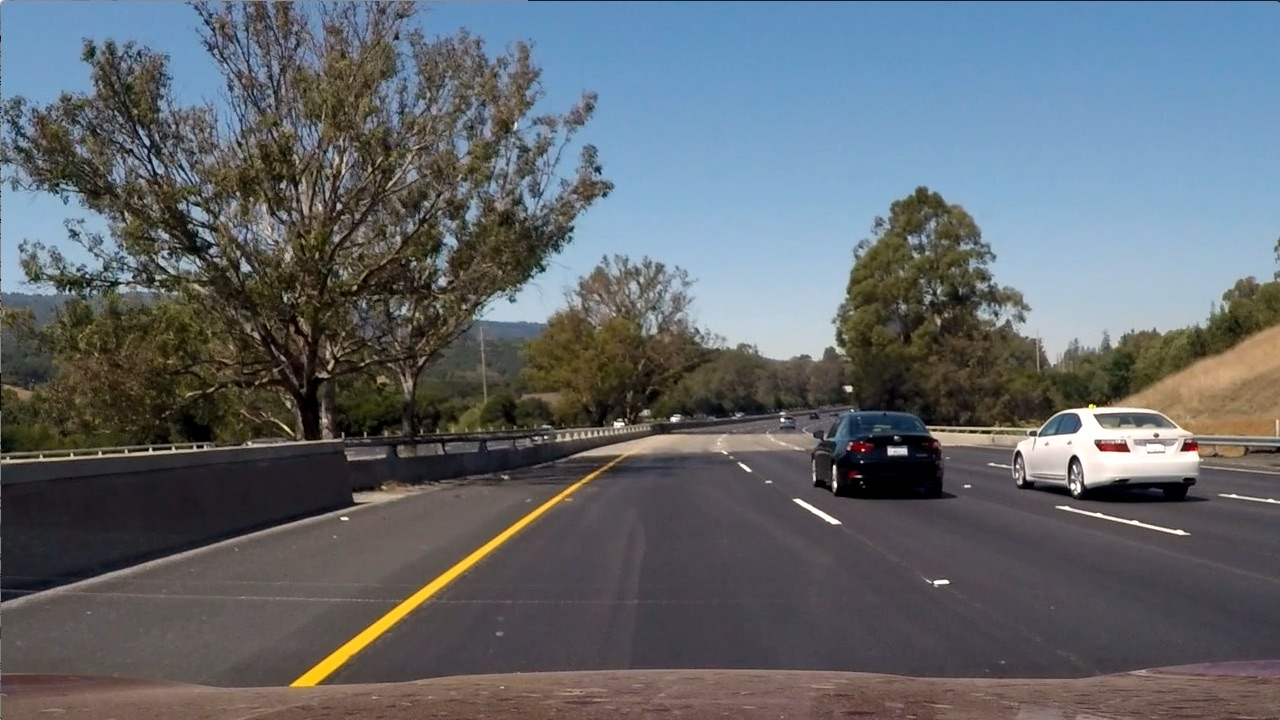
#> input picture test6.jpg, 1280 x 720 px
$ jupyter execute --allow-errors hls.ipynb   (shell and % lines are left out)   (older library calls are emulated)
#> lines starting #> are read from the running program, lines starting #| are printed output that depends on the picture; after the words box and inside, x2 and y2 are one past the last pixel; in counts of white or black regions, pixels touching at a corner belong together
If you read in an image using matplotlib.image.imread() you will get an RGB image, but if you read it in using OpenCV cv2.imread() this will give you a BGR image.

hls = cv2.cvtColor(im, cv2.COLOR_RGB2HLS)

[cell 1]
import numpy as np
import cv2
import matplotlib.pyplot as plt
import matplotlib.image as mpimg

[cell 2]
image = mpimg.imread('test6.jpg')
#> image is the input picture: shape (720, 1280, 3); mean R, G, B 97, 102.6, 107.9
thresh = (180, 255)
gray = cv2.cvtColor(image, cv2.COLOR_RGB2GRAY)
binary = np.zeros_like(gray)
binary[(gray > thresh[0]) & (gray <= thresh[1])] = 1

[cell 3]
f, (ax1, ax2) = plt.subplots(1, 2, figsize=(24, 9))
f.tight_layout()
ax1.imshow(image)
ax1.set_title('Original Image', fontsize=50)
ax2.imshow(binary, cmap='gray')
ax2.set_title('Thresholded Gradient', fontsize=50)
#> (the rest of this cell did not finish here and is left out)

[cell 4]
# Splitting RGB Channels
R = image[:,:,0]
G = image[:,:,1]
B = image[:,:,2]
thresh = (180, 255)
#gray_ = cv2.cvtColor(image, cv2.COLOR_RGB2GRAY)
binary_R = np.zeros_like(R)
binary_R[(R > thresh[0]) & (R <= thresh[1])] = 1

binary_G = np.zeros_like(G)
binary_G[(G > thresh[0]) & (G <= thresh[1])] = 1

binary_B = np.zeros_like(B)
binary_B[(B > thresh[0]) & (B <= thresh[1])] = 1

f, (ax1, ax2, ax3) = plt.subplots(1, 3, figsize=(24, 9))
f.tight_layout()
ax1.imshow(binary_R, cmap='gray')
ax1.set_title('R', fontsize=50)
ax2.imshow(binary_G, cmap='gray')
ax2.set_title('G', fontsize=50)
ax3.imshow(binary_B, cmap='gray')
ax3.set_title('B', fontsize=50)
#plt.subplots_adjust(left=0., right=1, top=0.9, bottom=0.)

[cell 5]
'''
# Splitting HSV Channels
HSV = cv2.cvtColor(image, cv2.COLOR_RGB2HSV)

H = HSV[:,:,0]
S = HSV[:,:,1]
V = HSV[:,:,2]
thresh = (100, 255)
#gray_ = cv2.cvtColor(image, cv2.COLOR_RGB2GRAY)
binary_H = np.zeros_like(H)
binary_H[(H > thresh[0]) & (H <= thresh[1])] = 1

binary_S = np.zeros_like(S)
binary_S[(S > thresh[0]) & (S <= thresh[1])] = 1

binary_V = np.zeros_like(V)
binary_V[(V > thresh[0]) & (V <= thresh[1])] = 1

f, (ax1, ax2, ax3) = plt.subplots(1, 3, figsize=(24, 9))
f.tight_layout()
ax1.imshow(binary_H, cmap='gray')
ax1.set_title('H', fontsize=50)
ax2.imshow(binary_S, cmap='gray')
ax2.set_title('S', fontsize=50)
ax3.imshow(binary_V, cmap='gray')
ax3.set_title('V', fontsize=50)
#plt.subplots_adjust(left=0., right=1, top=0.9, bottom=0.)

'''

[cell 6]
# Splitting HSV Channels
HLS = cv2.cvtColor(image, cv2.COLOR_RGB2HLS)
#> HLS: shape (720, 1280, 3); mean of channels 0, 1, 2 76.7, 102.2, 57.5

H = HLS[:,:,0]
L = HLS[:,:,1]
S = HLS[:,:,2]
thresh = (100, 255)
#gray_ = cv2.cvtColor(image, cv2.COLOR_RGB2GRAY)
binary_H = np.zeros_like(H)
binary_H[(H > thresh[0]) & (H <= thresh[1])] = 1

binary_L = np.zeros_like(L)
binary_L[(L > thresh[0]) & (L <= thresh[1])] = 1

binary_S = np.zeros_like(S)
binary_S[(S > thresh[0]) & (S <= thresh[1])] = 1

f, (ax1, ax2, ax3) = plt.subplots(1, 3, figsize=(24, 9))
f.tight_layout()
ax1.imshow(binary_H, cmap='gray')
ax1.set_title('H', fontsize=50)
ax2.imshow(binary_L, cmap='gray')
ax2.set_title('L', fontsize=50)
ax3.imshow(binary_S, cmap='gray')
ax3.set_title('S', fontsize=50)
#plt.subplots_adjust(left=0., right=1, top=0.9, bottom=0.)

[cell 7]
# Read in an image and grayscale it

## return sobel threshold
def abs_sobel_thresh(img, orient, sobel_kernel, thresh):
    # Convert to grayscale
    gray = cv2.cvtColor(img, cv2.COLOR_RGB2GRAY)
    # Apply x or y gradient with the OpenCV Sobel() function
    # and take the absolute value
    if orient == 'x':
        abs_sobel = np.absolute(cv2.Sobel(gray, cv2.CV_64F, 1, 0, ksize=sobel_kernel))
    if orient == 'y':
        abs_sobel = np.absolute(cv2.Sobel(gray, cv2.CV_64F, 0, 1, ksize=sobel_kernel))
    # Rescale back to 8 bit integer
    scaled_sobel = np.uint8(255*abs_sobel/np.max(abs_sobel))
    # Create a copy and apply the threshold
    binary_output = np.zeros_like(scaled_sobel)
    # Here I'm using inclusive (>=, <=) thresholds, but exclusive is ok too
    binary_output[(scaled_sobel >= thresh[0]) & (scaled_sobel <= thresh[1])] = 1
    #binary_output[(scaled_sobel >= thresh_min) & (scaled_sobel <= thresh_max)] = 1

    # Return the result
    return binary_output

## return mag_direction

def mag_thresh(img, sobel_kernel, mag_thresh):
    # Convert to grayscale
    gray = cv2.cvtColor(img, cv2.COLOR_RGB2GRAY)
    # Take both Sobel x and y gradients
    sobelx = cv2.Sobel(gray, cv2.CV_64F, 1, 0, ksize=sobel_kernel)
    sobely = cv2.Sobel(gray, cv2.CV_64F, 0, 1, ksize=sobel_kernel)
    # Calculate the gradient magnitude
    gradmag = np.sqrt(sobelx**2 + sobely**2)
    # Rescale to 8 bit
    scale_factor = np.max(gradmag)/255
    gradmag = (gradmag/scale_factor).astype(np.uint8)
    # Create a binary image of ones where threshold is met, zeros otherwise
    binary_output = np.zeros_like(gradmag)
    binary_output[(gradmag >= mag_thresh[0]) & (gradmag <= mag_thresh[1])] = 1

    # Return the binary image
    return binary_output

## return the gradient

def dir_threshold(img, sobel_kernel, thresh=(0, np.pi/2)):
    # Apply the following steps to img
    # 1) Convert to grayscale
    gray = cv2.cvtColor(img, cv2.COLOR_RGB2GRAY)
    # 2) Take the gradient in x and y separately
    sobelx = cv2.Sobel(gray, cv2.CV_64F, 1, 0, ksize=sobel_kernel)
    sobely = cv2.Sobel(gray, cv2.CV_64F, 0, 1, ksize=sobel_kernel)
    # 3) Take the absolute value of the x and y gradients
    abs_sobelx=np.absolute(sobelx)
    abs_sobely=np.absolute(sobely)
    # 4) Use np.arctan2(abs_sobely, abs_sobelx) to calculate the direction of the gradient
    dir_grad = np.arctan2(abs_sobely, abs_sobelx)
    # 5) Create a binary mask where direction thresholds are met
    binary_output = np.zeros_like(dir_grad)
    binary_output[(dir_grad >= thresh[0]) & (dir_grad <= thresh[1])] = 1
    # 6) Return this mask as your binary_output image
    #binary_output = np.copy(img) # Remove this line
    return binary_output

ksize=15

gradx = abs_sobel_thresh(image, orient='x', sobel_kernel=ksize, thresh=(20, 100))
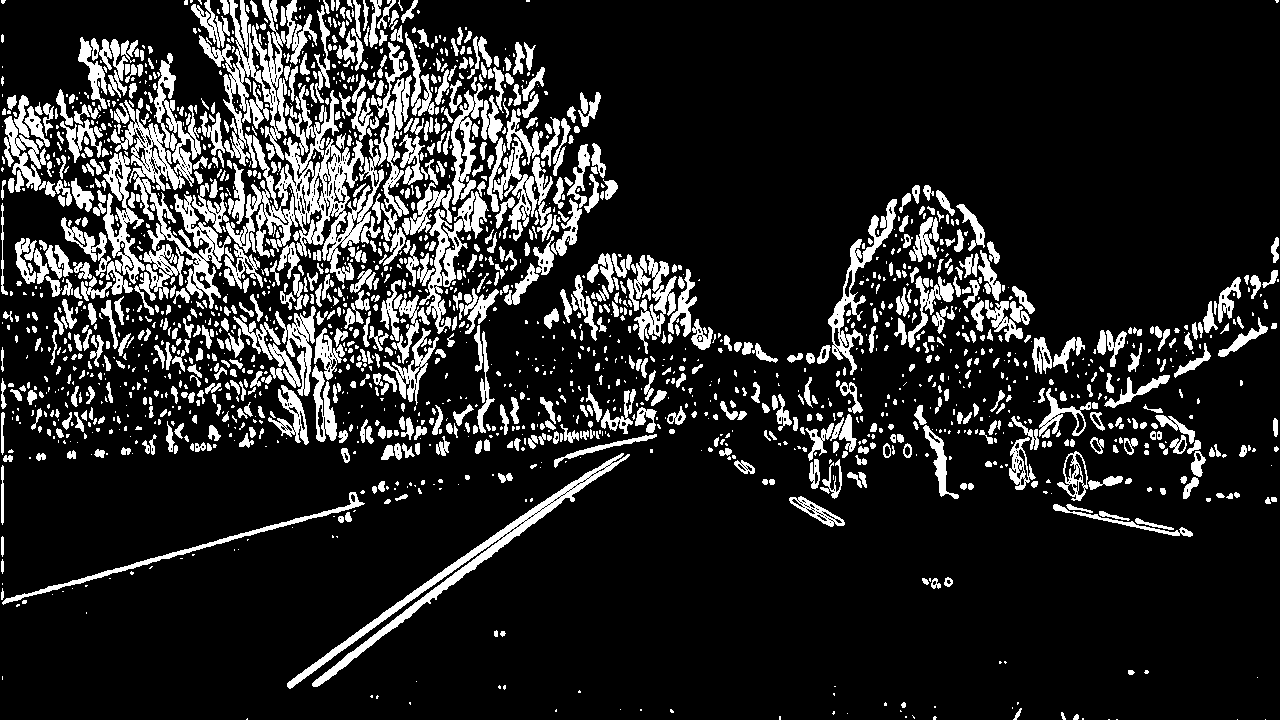
#> gradx: shape (720, 1280); values 0 (black) and 1 (white), 15.5% white; 2015 white regions (1123 under 20 px), largest, box (x1, y1, x2, y2) and area: (226, 85, 387, 283) 8843, (111, 53, 231, 309) 7662, (287, 453, 630, 689) 5079
grady = abs_sobel_thresh(image, orient='y', sobel_kernel=ksize, thresh=(20, 100))
#> grady: shape (720, 1280); values 0 (black) and 1 (white), 18.1% white; 2387 white regions (1346 under 20 px), largest, box (x1, y1, x2, y2) and area: (0, 321, 1280, 695) 46220, (91, 193, 273, 303) 4510, (0, 238, 149, 303) 2744
mag_binary = mag_thresh(image, sobel_kernel=ksize, mag_thresh=(30, 100))
#> in mag_thresh, `gradmag = np.sqrt(sobelx**2 + sobely**2)`:
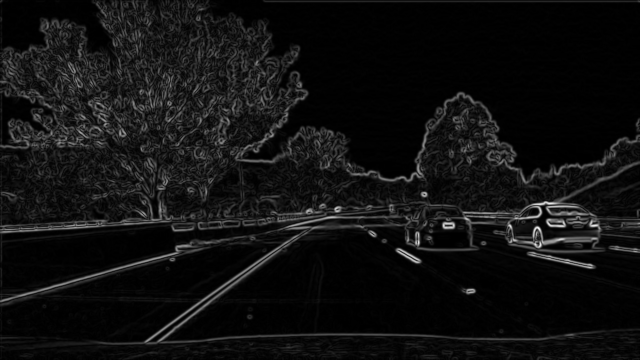
#> gradmag: shape (720, 1280) float64 (shown at 1/2 size); min 0, max 5.9e+09, mean 392592875; drawn with min black and max white
#> in mag_thresh, `scale_factor = np.max(gradmag)/255`: scale_factor = 23137583.3
#> mag_binary: shape (720, 1280); values 0 (black) and 1 (white), 17.6% white; 997 white regions (689 under 20 px), largest, box (x1, y1, x2, y2) and area: (0, 37, 1280, 378) 70040, (0, 322, 1280, 690) 36196, (0, 326, 413, 478) 7454
dir_binary = dir_threshold(image, sobel_kernel=ksize, thresh=(0.3, 1.5))
#> in dir_threshold, `dir_grad = np.arctan2(abs_sobely, abs_sobelx)`:
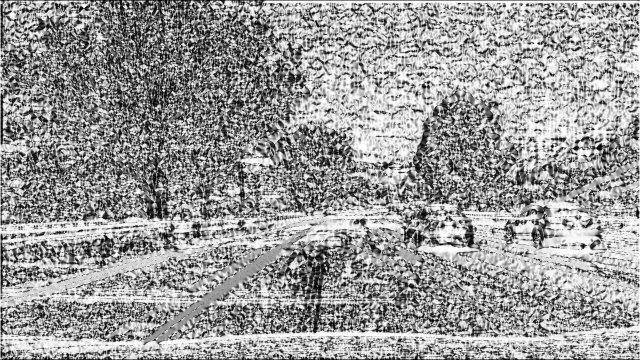
#> dir_grad: shape (720, 1280) float64 (shown at 1/2 size); min 0, max 1.57, mean 0.952; drawn with min black and max white
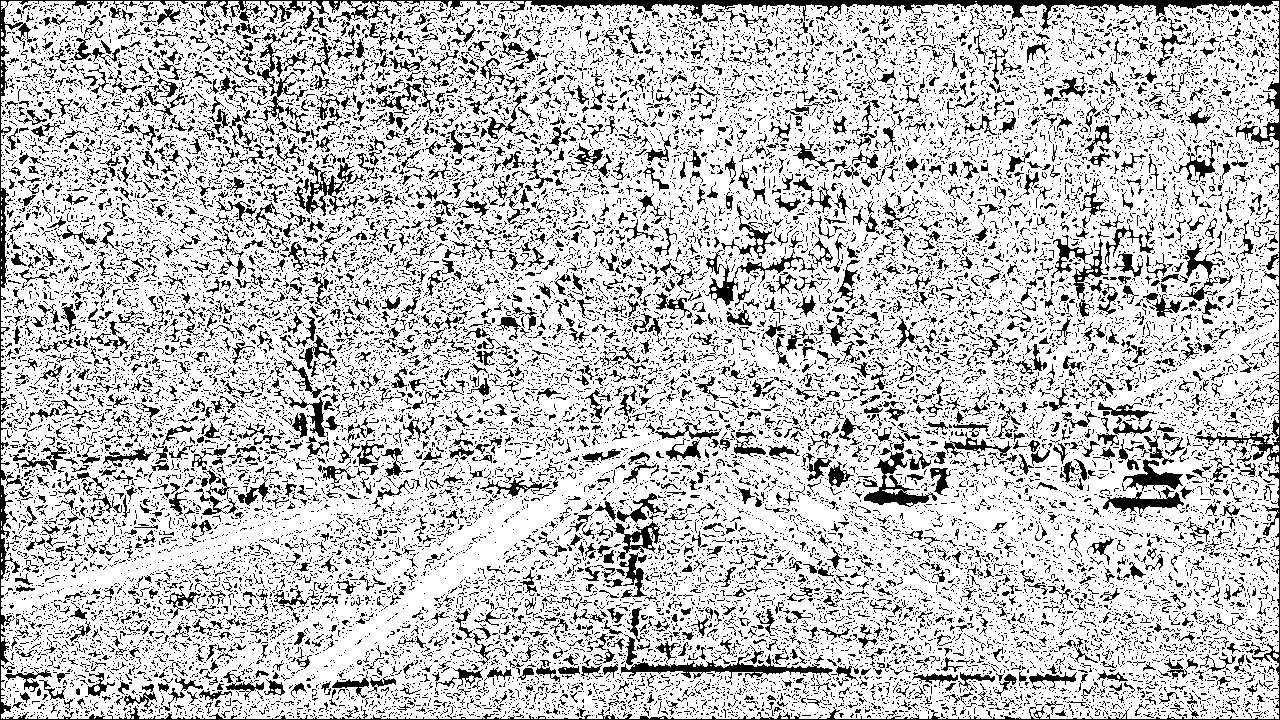
#> dir_binary: shape (720, 1280) float64; values 0 (black) and 1 (white), 76.7% white; black in thin lines or dots


#dir_binary = dir_threshold(image, sobel_kernel=15, thresh=(0.7, 1.3))

combined = np.zeros_like(dir_binary)
combined[((gradx == 1) & (grady == 1)) | ((mag_binary == 1) & (dir_binary == 1))] = 1


#Combine all combined binary and R channel

combined_binary_R = np.zeros_like(combined )
combined_binary_R[(binary_R== 1) | (combined == 1)] = 1

#color_binary = np.dstack(( np.zeros_like(sxbinary), sxbinary, s_binary))
#Combine all combined binary and S channel

combined_binary_S = np.zeros_like(combined )
combined_binary_S[(binary_S== 1) | (combined == 1)] = 1

#Combine Sobel and R channel

Sobel_binary_R = np.zeros_like(gradx)
Sobel_binary_R[(binary_R== 1) | (gradx== 1)] = 1

#Combine all combined binary and S channel

Sobel_binary_S = np.zeros_like(gradx )
Sobel_binary_S[(binary_S== 1) | (gradx == 1)] = 1

f, (ax1, ax2, ax3) = plt.subplots(1, 3, figsize=(24, 9))
f, (ax4, ax5, ax6) = plt.subplots(1, 3, figsize=(24, 9))
f, (ax7, ax8, ax9) = plt.subplots(1, 3, figsize=(24, 9))
f.tight_layout()
#####
ax1.imshow(image)
ax1.set_title('Original Image', fontsize=50)
ax2.imshow(gradx, cmap='gray')
ax2.set_title('Sobel', fontsize=50)
ax3.imshow(combined, cmap='gray')
ax3.set_title('Thresholded Gradient', fontsize=50)
#####
#####
ax4.imshow(binary_R, cmap='gray')
ax4.set_title('R', fontsize=50)
ax5.imshow(Sobel_binary_R , cmap='gray')
ax5.set_title('Sobel with R', fontsize=50)
ax6.imshow(combined_binary_R, cmap='gray')
ax6.set_title('Combined Binary R', fontsize=50)
#####
#####
ax7.imshow(binary_S, cmap='gray')
ax7.set_title('S', fontsize=50)
ax8.imshow(Sobel_binary_S , cmap='gray')
ax8.set_title('Sobel with S', fontsize=50)
ax9.imshow(combined_binary_S, cmap='gray')
ax9.set_title('Combined Binary S', fontsize=50)
#####
plt.subplots_adjust(left=0., right=1, top=0.9, bottom=0.)

# Project Starts Here

Project steps

Camera calibration
Distortion correction
Color/gradient threshold
Perspective transform
After doing these steps, you’ll be given two additional steps for the project:

Detect lane lines
Determine the lane curvature

[cell 8]
# Camera calibration matrix and distortion coefficients

[cell 9]
# Try out various combinations of color and gradient thresholds to generate a binary image

[cell 10]
# Perspective Transform

#> (a cell that did not finish here is left out)

[cell 12]
#Measuring Curvature

import numpy as np
# Generate some fake data to represent lane-line pixels
yvals = np.linspace(0, 100, num=101)*7.2  # to cover same y-range as image
leftx = np.array([200 + (elem**2)*4e-4 + np.random.randint(-50, high=51)
                              for idx, elem in enumerate(yvals)])
leftx = leftx[::-1]  # Reverse to match top-to-bottom in y
rightx = np.array([900 + (elem**2)*4e-4 + np.random.randint(-50, high=51)
                                for idx, elem in enumerate(yvals)])
rightx = rightx[::-1]  # Reverse to match top-to-bottom in y

# Fit a second order polynomial to each fake lane line
left_fit = np.polyfit(yvals, leftx, 2)
left_fitx = left_fit[0]*yvals**2 + left_fit[1]*yvals + left_fit[2]
right_fit = np.polyfit(yvals, rightx, 2)
right_fitx = right_fit[0]*yvals**2 + right_fit[1]*yvals + right_fit[2]

# Plot up the fake data
plt.plot(leftx, yvals, 'o', color='red')
plt.plot(rightx, yvals, 'o', color='blue')
plt.xlim(0, 1280)
plt.ylim(0, 720)
plt.plot(left_fitx, yvals, color='green', linewidth=3)
plt.plot(right_fitx, yvals, color='green', linewidth=3)
plt.gca().invert_yaxis() # to visualize as we do the images

# Define y-value where we want radius of curvature
# I'll choose the maximum y-value, corresponding to the bottom of the image
y_eval = np.max(yvals)
left_curverad = ((1 + (2*left_fit[0]*y_eval + left_fit[1])**2)**1.5) \
                             /np.absolute(2*left_fit[0])
right_curverad = ((1 + (2*right_fit[0]*y_eval + right_fit[1])**2)**1.5) \
                                /np.absolute(2*right_fit[0])
print(left_curverad, right_curverad)
# Example values: 1163.9    1213.7

# Define conversions in x and y from pixels space to meters
ym_per_pix = 30/720 # meters per pixel in y dimension
xm_per_pix = 3.7/700 # meteres per pixel in x dimension

left_fit_cr = np.polyfit(yvals*ym_per_pix, leftx*xm_per_pix, 2)
right_fit_cr = np.polyfit(yvals*ym_per_pix, rightx*xm_per_pix, 2)
left_curverad = ((1 + (2*left_fit_cr[0]*y_eval + left_fit_cr[1])**2)**1.5) \
                             /np.absolute(2*left_fit_cr[0])
right_curverad = ((1 + (2*right_fit_cr[0]*y_eval + right_fit_cr[1])**2)**1.5) \
                                /np.absolute(2*right_fit_cr[0])
# Now our radius of curvature is in meters
print(left_curverad, 'm', right_curverad, 'm')
# Example values: 3380.7 m    3189.3 m
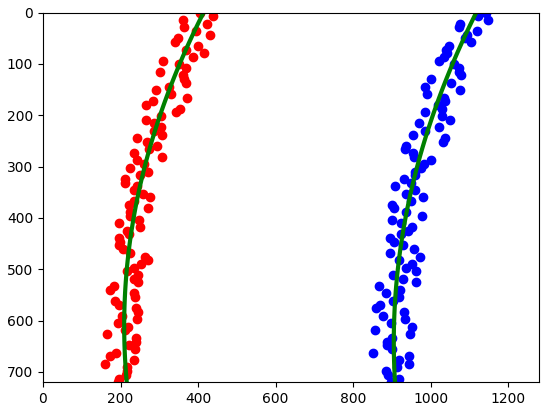
#> figure drawn by matplotlib, 1 panel

$ run again, with signs_vehicles_xygrad.jpg copied over test6.jpg
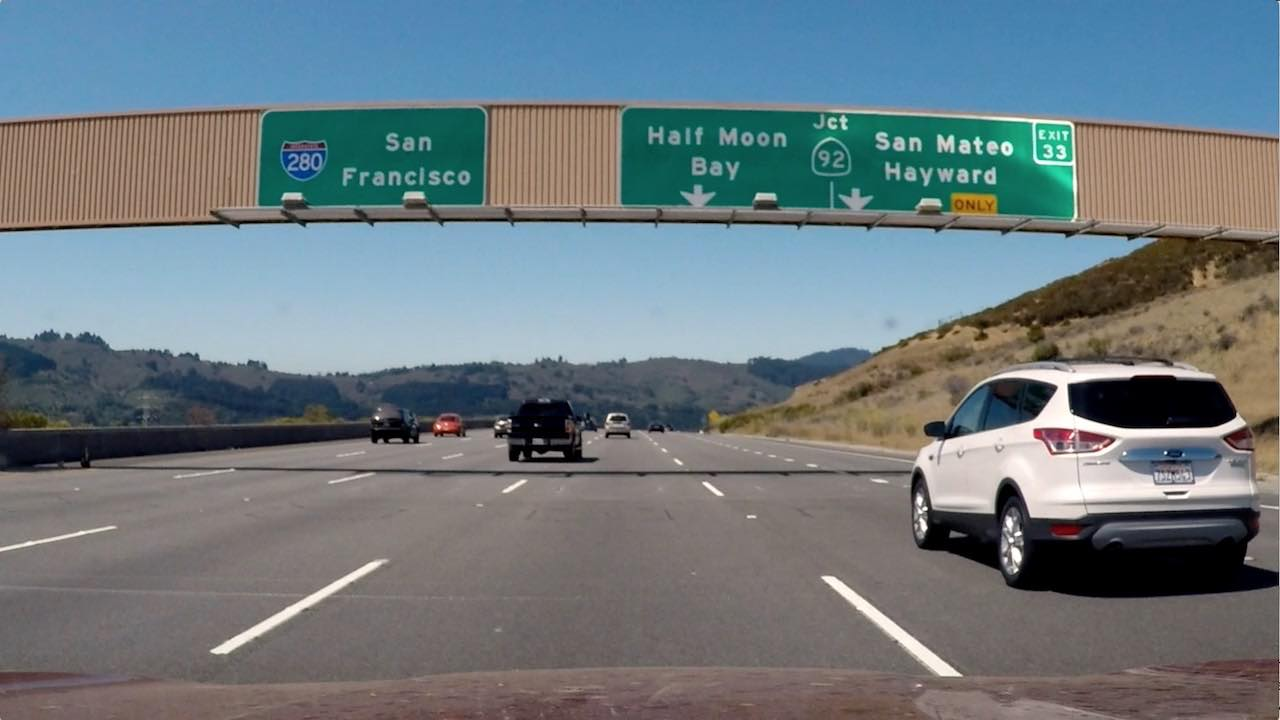
#> input picture signs_vehicles_xygrad.jpg, 1280 x 720 px
#> image is the input picture: shape (720, 1280, 3); mean R, G, B 109.2, 121.6, 127.4
#> HLS: shape (720, 1280, 3); mean of channels 0, 1, 2 60.7, 118.8, 64.6
#> `gradx = abs_sobel_thresh(image, orient='x', sobel_kernel=ksize, thresh..`:
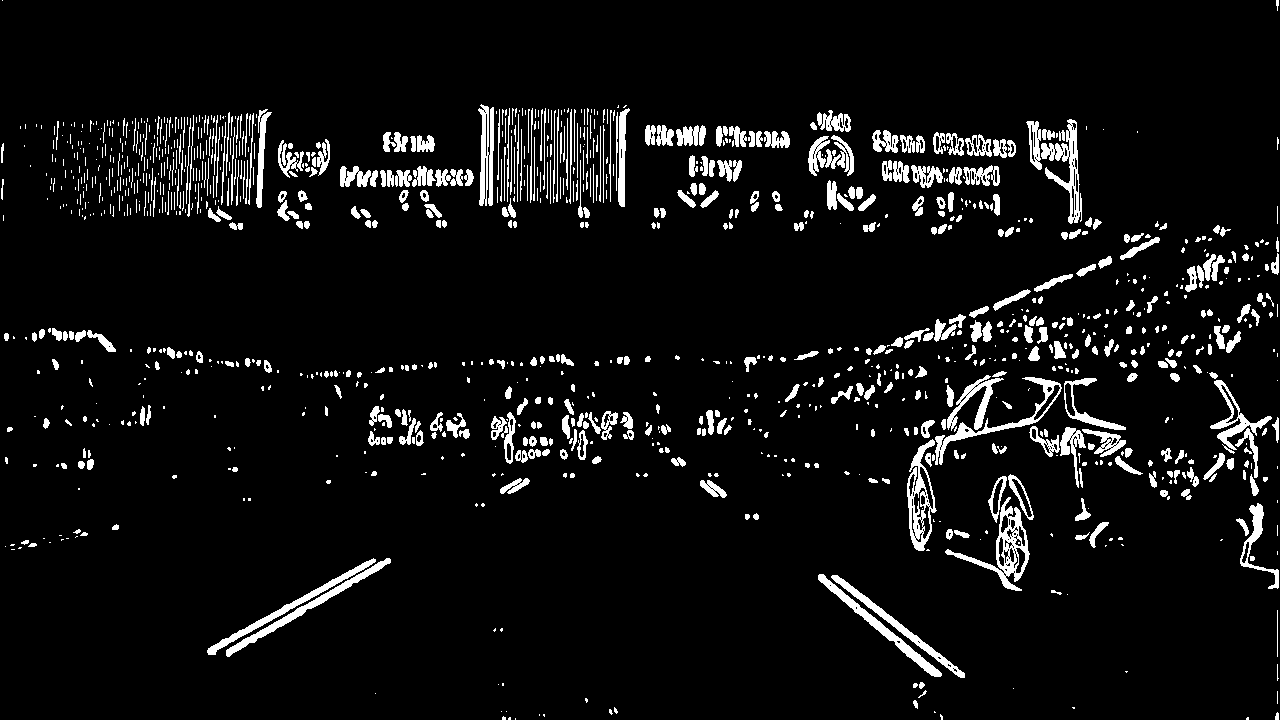
#> gradx: shape (720, 1280); values 0 (black) and 1 (white), 6.5% white; 1209 white regions (674 under 20 px), largest, box (x1, y1, x2, y2) and area: (945, 497, 1030, 591) 1637, (1041, 119, 1082, 224) 1347, (907, 439, 937, 551) 1344
#> grady: shape (720, 1280); values 0 (black) and 1 (white), 13.3% white; 615 white regions (287 under 20 px), largest, box (x1, y1, x2, y2) and area: (0, 201, 1280, 405) 26031, (0, 456, 997, 545) 11111, (630, 342, 1238, 463) 7020
#> scale_factor = 26365942.5
#> mag_binary: shape (720, 1280); values 0 (black) and 1 (white), 11.2% white; 294 white regions (157 under 20 px), largest, box (x1, y1, x2, y2) and area: (0, 105, 1280, 380) 36553, (0, 342, 1280, 601) 35007, (208, 557, 390, 657) 1789
#> dir_binary: shape (720, 1280) float64; values 0 (black) and 1 (white), 69.5% white; 19519 black regions (17748 under 20 px), largest, box (x1, y1, x2, y2) and area: (0, 0, 1280, 720) 46939, (460, 110, 634, 207) 11921, (1029, 476, 1253, 608) 11472
#> `[cell 7] # Read in an image and grayscale it  ## return sobel threshol..`:
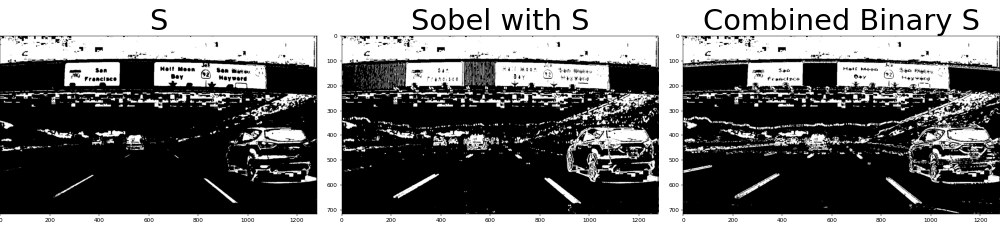
#> figure drawn by matplotlib, 3 panels
